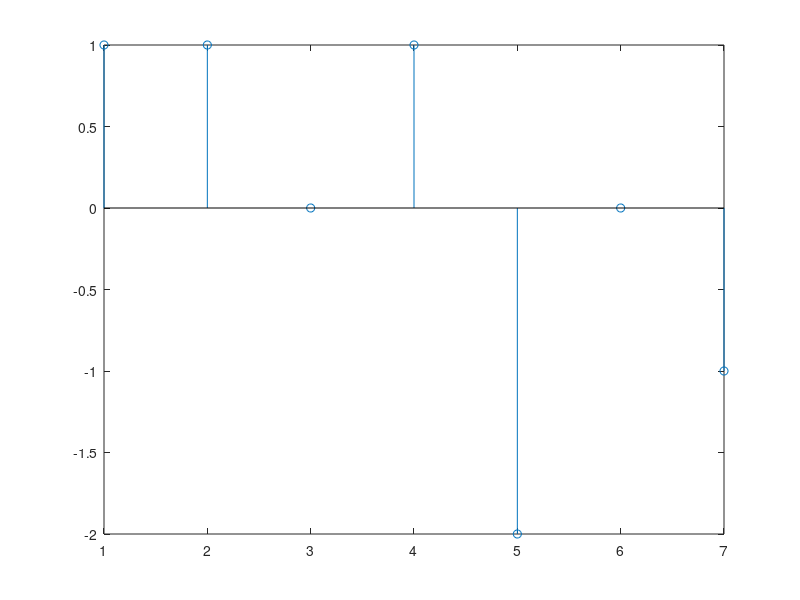

This chart was generated by the following MATLAB code:

x=[1,2,1,1]; %first signal 0r input signal
h=[1,-1,1,-1]; %second signal
N1=length(x);
N2=length(h);
  X=[x,zeros(1,N2)]; %padding of N2 zeros
  H=[h,zeros(1,N1)]; %padding of N1 zeros
  for i=1:N1+N2-1
    y(i)=0;
    for j=1:N1
      if(i-j+1>0)
        y(i)=y(i)+X(j)*H(i-j+1);
      else
    end
  end
end
X
stem(y);

